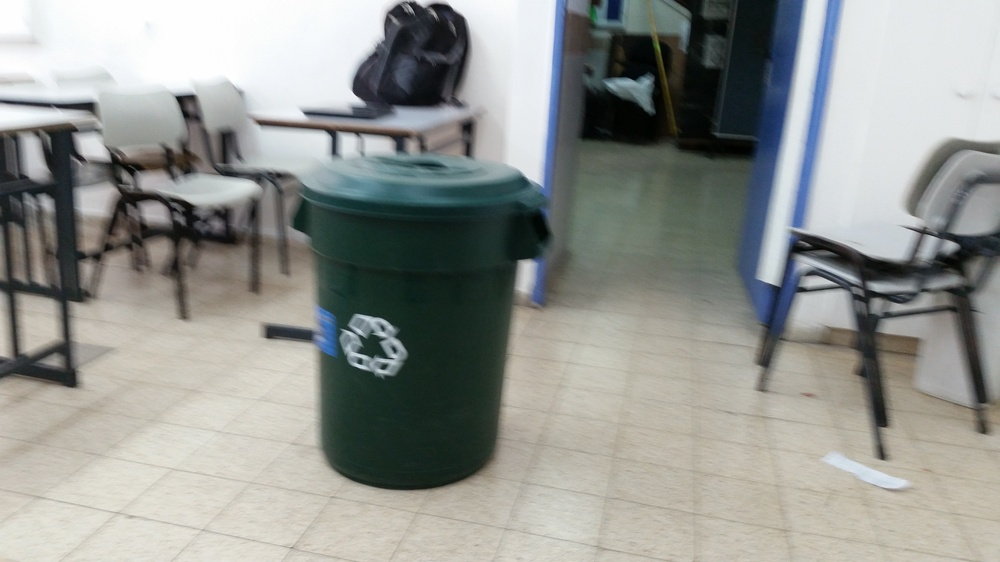
#> input picture SummerProject_Java/improc/bin.jpg, 1000 x 562 px, shrunk from 5312 x 2988 before the run, given in place of the camera
$ python improc.py   (Python 2 division)
#> lines starting #> are read from the running program, lines starting #| are printed output that depends on the picture; after the words box and inside, x2 and y2 are one past the last pixel; in counts of white or black regions, pixels touching at a corner belong together

import cv2
import numpy as np

cap = cv2.VideoCapture(0)

_, im = cap.read()
#> im is the input picture: shape (562, 1000, 3); mean B, G, R 144.3, 148.5, 145.9
blur_value = 0
if blur_value != 0:
    kernel = np.ones((blur_value,blur_value),np.float32)/(blur_value*blur_value)
    im = cv2.filter2D(im,-1,kernel)

hsv = cv2.cvtColor(im, cv2.COLOR_BGR2HSV)
#> hsv: shape (562, 1000, 3); mean H, S, V 56.4, 36.4, 153
h = 120
low = np.array([h-10,0,0])
high = np.array([h+10,100,100])

# Threshold the HSV image to get only blue colors
mask = cv2.inRange(hsv, low, high)
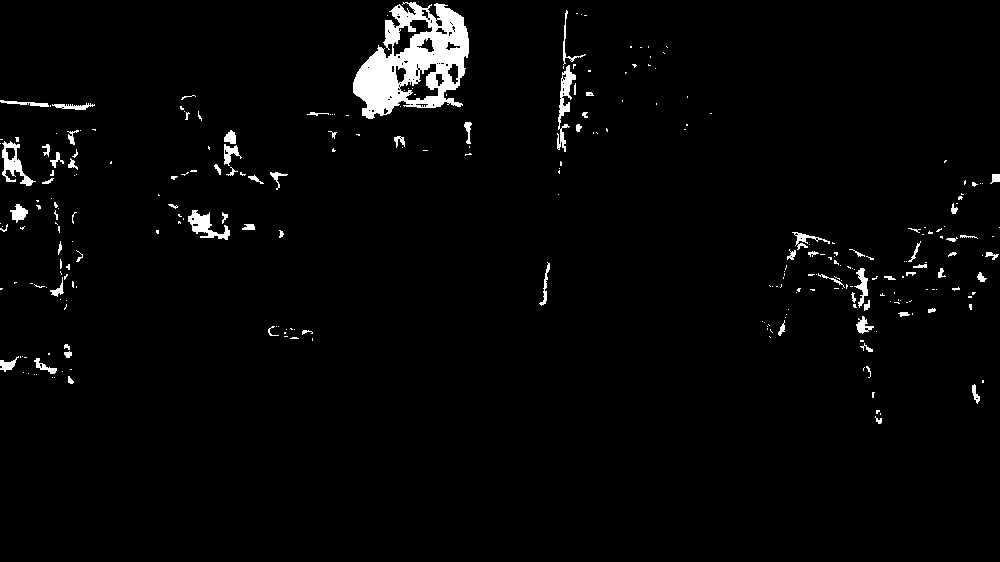
#> mask: shape (562, 1000); 2.5% white; 280 white regions (207 under 20 px)
cv2.imwrite("/home/admin/images/mask.jpg",mask)

#imgray = cv2.cvtColor(im,cv2.COLOR_BGR2GRAY)

'''
the main difference between everything we did so far and this code lies
withing the following line
the difference is that we use mask instead of the original pic
'''
ret,thresh = cv2.threshold(mask,127,255,cv2.THRESH_BINARY) #originally: 127,255,0
contours, hierarchy = cv2.findContours(thresh,cv2.RETR_TREE,cv2.CHAIN_APPROX_NONE)
#> contours = 359 contours, 301 with area under 20; largest, box (x1, y1, x2, y2) and area: (353, 2, 469, 119) 8722, (399, 63, 439, 101) 642, (392, 19, 433, 57) 602, (2, 141, 36, 186) 519, (557, 65, 576, 152) 453


max_index = max(range(0,len(contours)), key=lambda i: cv2.contourArea(contours[i]))
#> max_index = 300
x,y,w,h = cv2.boundingRect(contours[max_index])
#> x = 353; y = 2; w = 116; h = 117

print str([x,y,w,h])
#| [353, 2, 116, 117]

#im = mask
cv2.rectangle(im,(x,y),(x+w,y+h),(0,0,255),5)
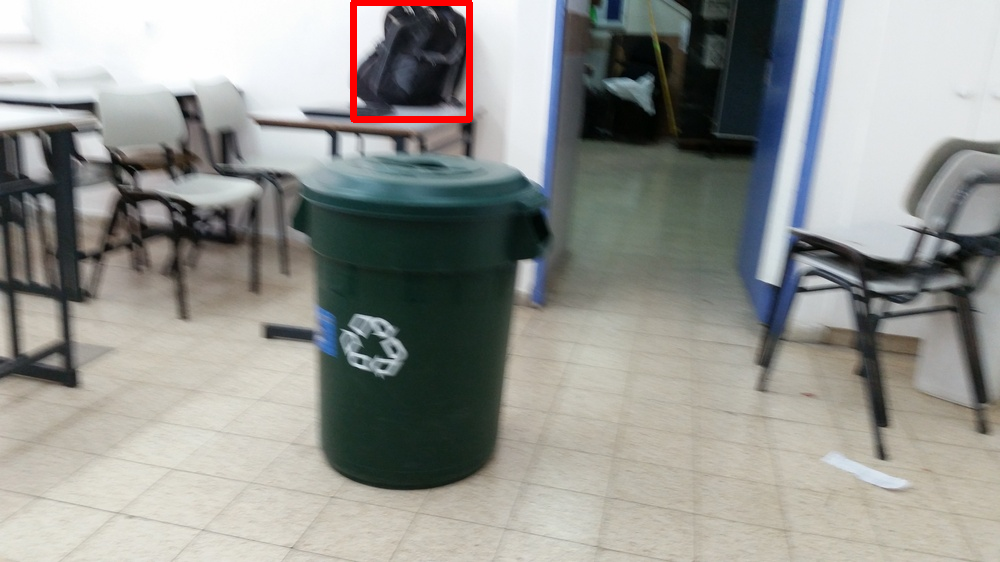
#> im: shape (562, 1000, 3); 0.56% of pixels changed, all inside (x1, y1, x2, y2) = (350, 0, 473, 123)
cv2.imwrite("/home/admin/images/byscript.jpg",im)

$ run again, on SummerProject_Java/improc/tote2.jpg
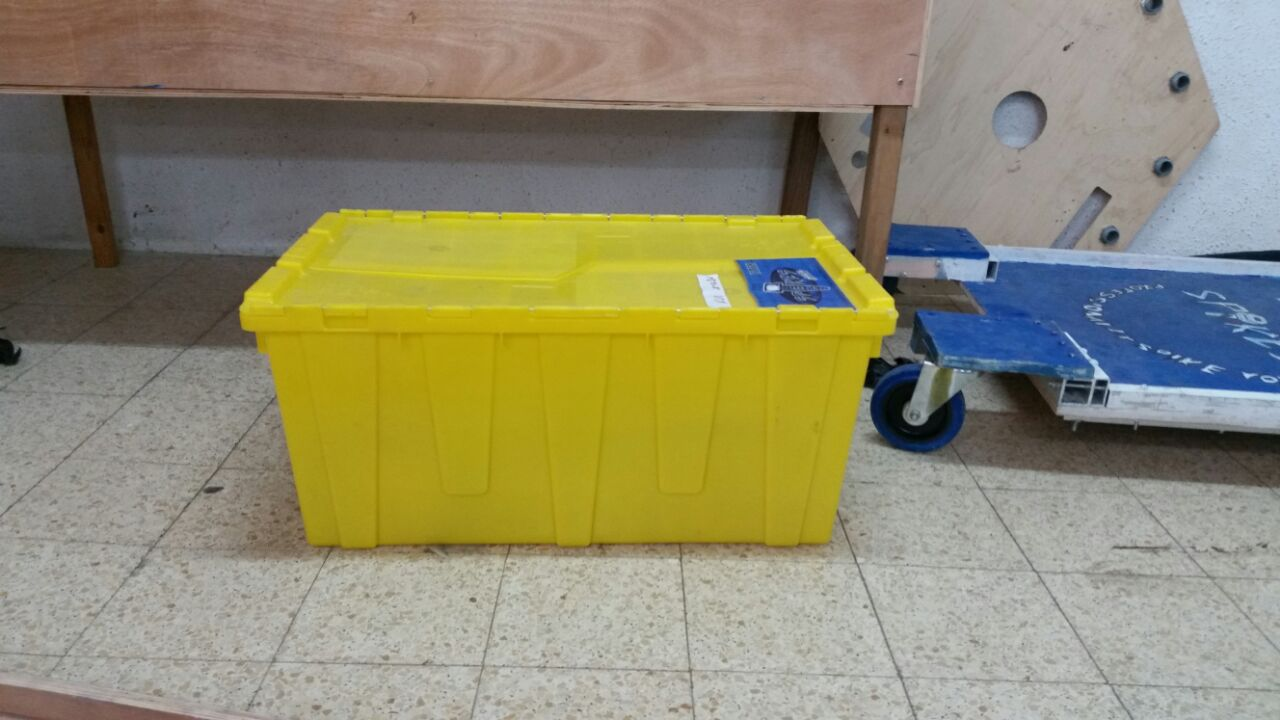
#> input picture SummerProject_Java/improc/tote2.jpg, 1280 x 720 px, given in place of the camera
#> im is the input picture: shape (720, 1280, 3); mean B, G, R 111, 139.9, 144.5
#> hsv: shape (720, 1280, 3); mean H, S, V 39.5, 76.3, 151.6
#> `mask = cv2.inRange(hsv, low, high)`:
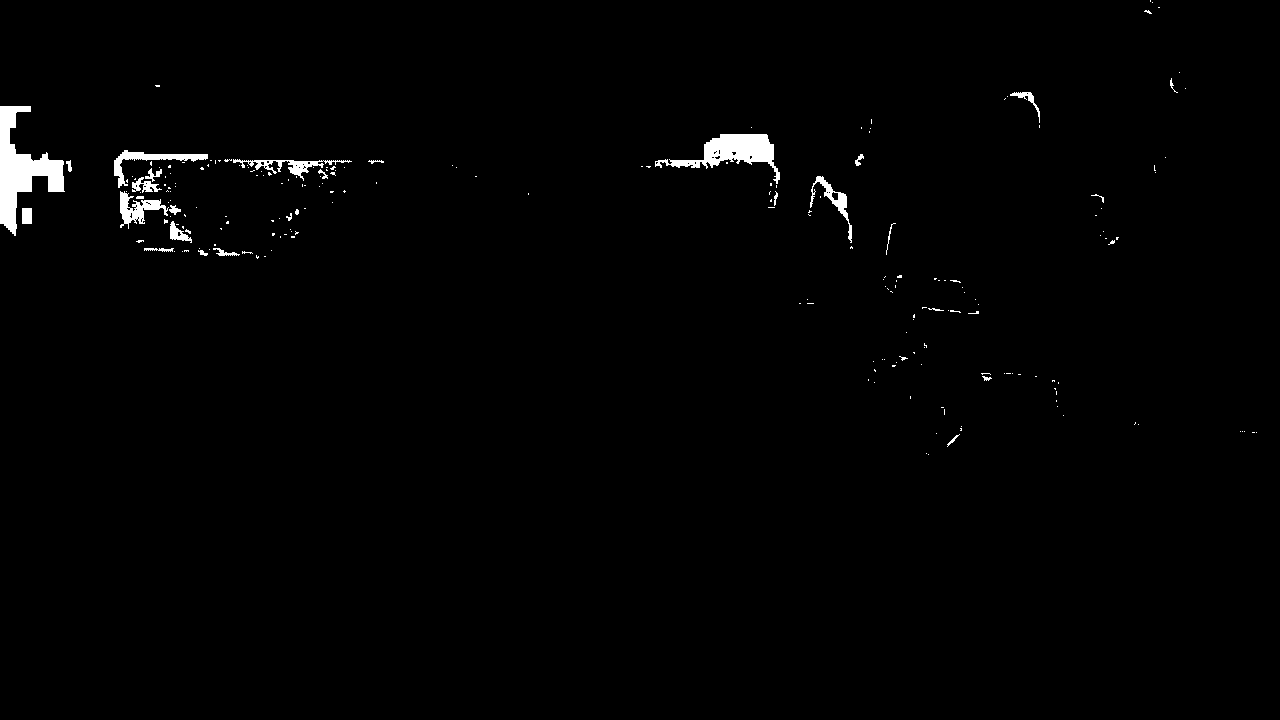
#> mask: shape (720, 1280); 1.1% white; 220 white regions (192 under 20 px)
#> contours = 261 contours, 241 with area under 20; largest, box (x1, y1, x2, y2) and area: (0, 106, 65, 236) 3160, (655, 134, 780, 184) 2008, (114, 150, 208, 188) 642, (120, 191, 169, 229) 618, (233, 159, 352, 181) 482
#> max_index = 248
#> x = 0; y = 106; w = 65; h = 130
#| [0, 106, 65, 130]
#> `cv2.rectangle(im,(x,y),(x+w,y+h),(0,0,255),5)`:
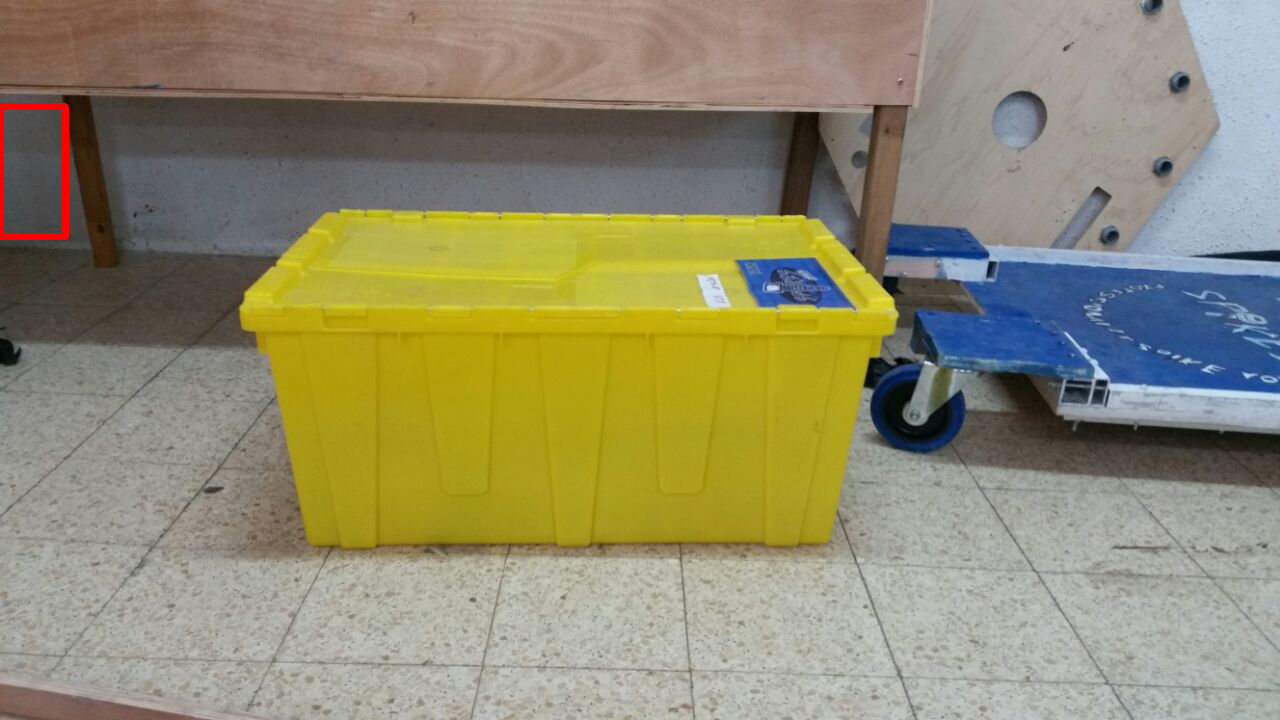
#> im: shape (720, 1280, 3); 0.25% of pixels changed, all inside (x1, y1, x2, y2) = (0, 103, 69, 240)
